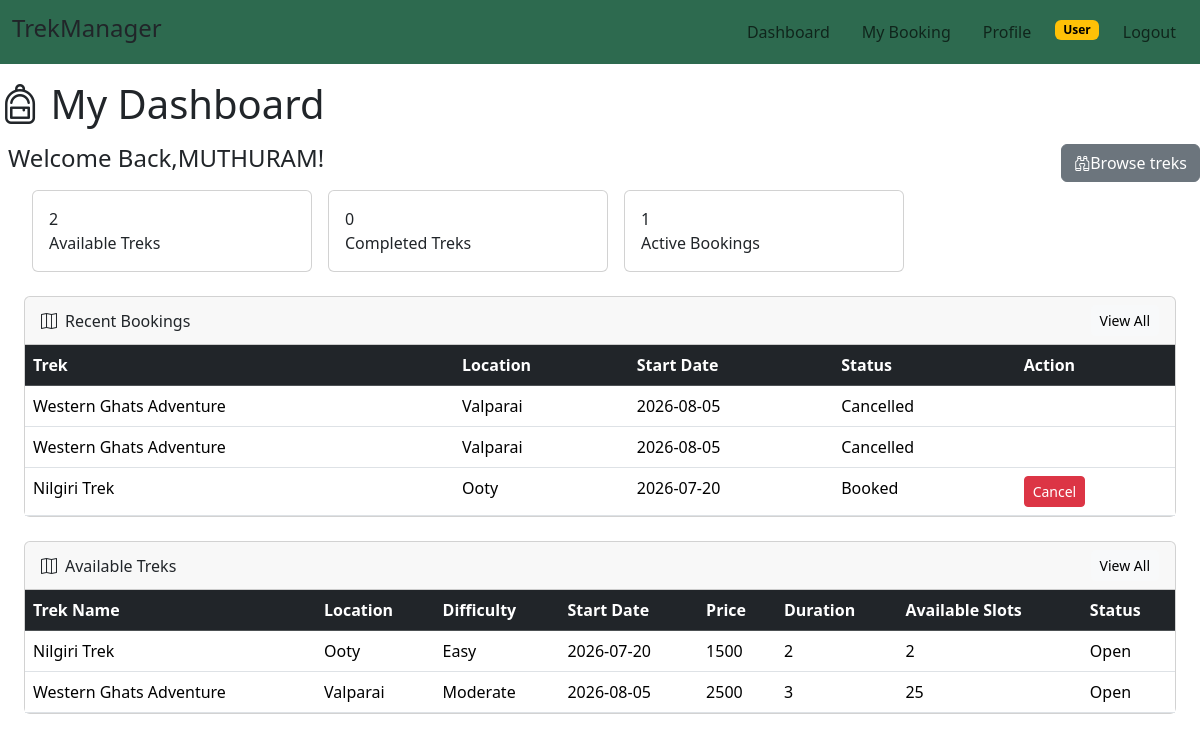
The page /user/dashboard (signed in) on the database its author committed.
### models.py (models this page shows)
class User(db.Model):
    Id=db.Column(db.Integer,primary_key=True)
    Username=db.Column(db.String(100),unique=False,nullable=False)
    Email=db.Column(db.String(100),unique=True,nullable=False)
    Password=db.Column(db.String(100),unique=False,nullable=False)
    Role=db.Column(db.String(100),nullable=False)
    Status=db.Column(db.String(100),nullable=False)
    bookings=db.relationship('Book',backref='user')

class Book(db.Model):
    booking_id=db.Column(db.Integer,primary_key=True)
    User_Id=db.Column(db.Integer,db.ForeignKey('user.Id'),nullable=False)
    Trek_Id=db.Column(db.Integer,db.ForeignKey('trek.Trek_Id'),nullable=False)
    Booking_Date=db.Column(db.DateTime,nullable=False,default=dt.now)
    Status=db.Column(db.String(100),nullable=False)

class Trek(db.Model):
    Trek_Id=db.Column(db.Integer,primary_key=True,nullable=False)
    Trek_Name=db.Column(db.String(100),nullable=False)
    Location=db.Column(db.String(100),nullable=False)
    Duration=db.Column(db.Integer,nullable=False)
    Difficulty=db.Column(db.String(100),nullable=False)
    Price=db.Column(db.Integer,nullable=False)
    Total_Slots=db.Column(db.Integer,nullable=False)
    Staff_Id=db.Column(db.Integer,db.ForeignKey('user.Id'),nullable=True)
    Status=db.Column(db.String(100),nullable=False)
    Start_Date=db.Column(db.Date,nullable=False)
    End_Date=db.Column(db.Date,nullable=False)
    Description=db.Column(db.Text,nullable=True)
    bookings=db.relationship('Book',backref='trek')
    Available_Slots=db.Column(db.Integer,nullable=False)
    staff = db.relationship('User', foreign_keys=[Staff_Id])

### routes.py (the view)
@app.route('/user/dashboard')
def user_dashboard():
    if "user_id" not in session:
        flash("Please login first.", "danger")
        return redirect(url_for("login"))
    if session["role"] != "User":
        flash("Access denied.", "danger")
        return redirect(url_for("login"))
    user=User.query.get(session["user_id"])
    Available_trek = Trek.query.filter_by(Status='Open').limit(3).all()
    open_treks_count = Trek.query.filter_by(Status="Open").count()
    book=Book.query.filter_by(User_Id=session['user_id'],Status="Booked").count()
    complete_count=Book.query.filter_by(User_Id=session['user_id'],Status="Completed").count()
    my_bookings = Book.query.filter_by(User_Id=session['user_id']).order_by(Book.booking_id.desc()).all()
    return render_template("user_dashboard.html",current_user=user,book_count=open_treks_count,complete_count=complete_count,booking_count=book,my_bookings=my_bookings,treks=Available_trek)

### templates/user_dashboard.html (shortened to what this page needs)
<!DOCTYPE html>
<html>
    <head>
        <link href="https://cdn.jsdelivr.net/npm/bootstrap@5.3.7/dist/css/bootstrap.min.css" rel="stylesheet">
        <link rel="stylesheet" href="https://cdn.jsdelivr.net/npm/bootstrap-icons@1.11.3/font/bootstrap-icons.min.css">
    </head>
    <body>
        <div class="header 	">
        <div style="background-color:#2d6a4f;padding-right:40px;" class="d-flex justify-content-between align-items-center p-1">
            <h4 class="ms-2">TrekManager</h4>
        <nav class="navbar navbar-expand-lg " >
        <div class="container-fluid">
            <ul class="navbar-nav flex-row gap-3 mx-auto">
                <li class="nav-item"><a class="nav-link " href="{{url_for('user_dashboard')}}">Dashboard</a></li>
                <li class="nav-item"><a class="nav-link" href="{{url_for('my_bookings')}}">My Booking</a></li>
                <li class="nav-item"><a class="nav-link " href="{{url_for('profile')}}">Profile</a></li>
                <li class="nav-item"><a class="nav-link badge text-bg-warning mt-2">User</a></li>
                <li class="nav-item"><a class="nav-link" href="{{ url_for('logout') }}">Logout</a></li>
            </ul>
        </div></div>
        </div>
        <div>
        <h1 class="mt-3 mb-3"> <i class="bi bi-backpack"></i> My Dashboard</h1>
        <div class="d-flex">
        <h4 class="ms-2 d-flex">Welcome Back,{{current_user.Username}}!</h4>
        <a href="{{url_for('browse')}}" class="d-flex btn btn-secondary ms-auto mb-2" ><i class="bi bi-binoculars"></i>Browse treks</a>
        </div>
        </div>
        <div class="row g-3 mb-4 ms-4">
            <div class="col-sm-6 col-lg-3">
                <div class="card stat-card p-3">
                    <div class="stat-number">{{ book_count }}</div>
                    <div class="stat-label">Available Treks</div>
                </div>
            </div>
            <div class="col-sm-6 col-lg-3">
                <div class="card stat-card p-3">
                    <div class="stat-number"> {{ complete_count }} </div>
                    <div class="stat-label">Completed Treks</div>
                </div>
            </div>
            <div class="col-sm-6 col-lg-3">
                <div class="card stat-card p-3">
                    <div class="stat-number">{{ booking_count }}</div>
                    <div class="stat-label">Active Bookings</div>
                </div>
            </div>
        </div>
    <div class="card  ms-4 me-4">
        <div class="card-header d-flex justify-content-between align-items-center">
            <span><i class="bi bi-map me-2"></i>Recent Bookings</span>
            <a href="{{url_for('my_bookings')}}" class="btn btn-light btn-sm">View All</a>
        </div>
        <table class="table table-hover mb-0">
            <thead class="table-dark">
                <tr>
                    <th>Trek</th>
                    <th>Location</th>
                    <th>Start Date</th>
                    <th>Status</th>
                    <th>Action</th>
                </tr>
            </thead>
            <tbody>
                {%for i in my_bookings[:3]%}
                <tr>
                <td>
                    {{i.trek.Trek_Name}}
                </td>
                <td>
                    {{i.trek.Location}}
                </td>
                <td>
                    {{i.trek.Start_Date}}
                </td>
                <td>
                    {{i.Status}}
                </td>
                <td>{% if i.Status == 'Booked' %}
                <a href="{{ url_for('cancel_booking', booking_id=i.booking_id) }}" class="btn btn-danger btn-sm" onclick="return confirm('Cancel this booking?')">Cancel</a>
                {% endif %}
                </td>
                </tr>
                {%endfor%}
            </tbody>
        </table>
    </div>
    <div class="card  ms-4 me-4 mt-4">
        <div class="card-header d-flex justify-content-between align-items-center">
            <span><i class="bi bi-map me-2"></i>Available Treks</span>
            <a href="{{url_for('browse')}}" class="btn btn-light btn-sm">View All</a>
        </div>
        <table class="table table-hover mb-0">
            <thead class="table-dark">
                <tr>
                    <th>Trek Name</th>
                    <th>Location</th>
                    <th>Difficulty</th>
                    <th>Start Date</th>
                    <th>Price</th>
                    <th>Duration</th>
                    <th>Available Slots</th>
                    <th>Status</th>
                </tr>
            </thead>
            <tbody>
                {%for i in treks%}
                <tr>
                <td>
                    {{i.Trek_Name}}
                </td>
                <td>
                    {{i.Location}}
                </td>
                <td>
                    {{i.Difficulty}}
                </td>
                <td>
                    {{i.Start_Date}}
                </td>
                <td>
                    {{i.Price}}
                </td>
               <td>
                    {{i.Duration}}
                </td>
                <td>
                    {{i.Available_Slots}}
                </td>
                <td>
                    {{i.Status}}
                </td>
                </tr>
                {%endfor%}
            </tbody>
        </table>
    </div>
    </body>
    </html>

### rows shown on the page
User: Username "MUTHURAM"
Book: trek.Trek_Name "Western Ghats Adventure", trek.Location "Valparai", trek.Start_Date "2026-08-05", Status "Cancelled"
Book: trek.Trek_Name "Western Ghats Adventure", trek.Location "Valparai", trek.Start_Date "2026-08-05", Status "Cancelled"
Book: trek.Trek_Name "Nilgiri Trek", trek.Location "Ooty", trek.Start_Date "2026-07-20", Status "Booked"
Trek: Trek_Name "Nilgiri Trek", Location "Ooty", Difficulty "Easy", Start_Date "2026-07-20", Price "1500", Duration "2", Available_Slots "2", Status "Open"
Trek: Trek_Name "Western Ghats Adventure", Location "Valparai", Difficulty "Moderate", Start_Date "2026-08-05", Price "2500", Duration "3", Available_Slots "25", Status "Open"

### other values the page prints
{{ book_count }} "2"
{{ complete_count }} "0"
{{ booking_count }} "1"
